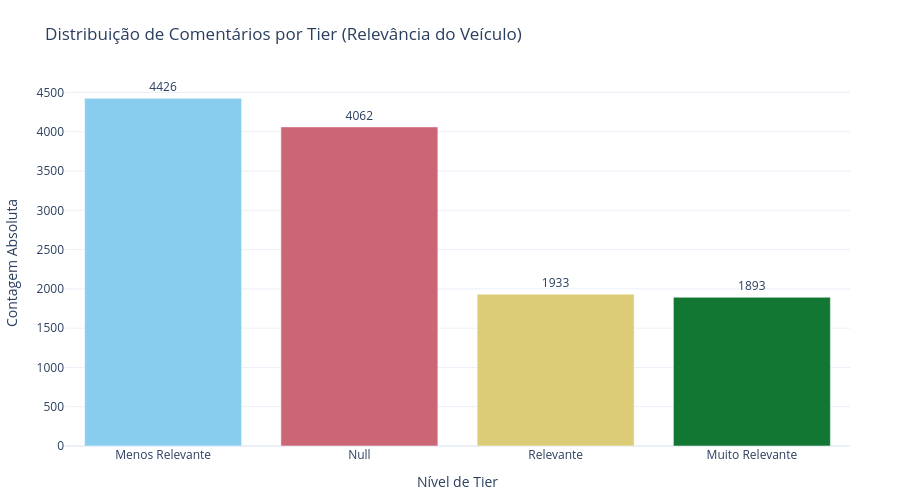

Write notebook code for a chart like this one.
### Code cell
def plot_distribuicao_tier(df_input: pd.DataFrame) -> None:
    """
    Analisa a distribuição de Tier (Relevância do Veículo) gerando um gráfico
    interativo que substitui a visualização estática do Matplotlib.
    """
    
    # 1. Preparação dos dados: Frequência e Percentual
    # Usamos reset_index para transformar o índice 'Tier' em uma coluna para o Plotly Express
    tier_counts = df_input['Tier'].value_counts(dropna=False).reset_index()
    tier_counts.columns = ['Tier', 'Frequência']
    
    # Cálculo do percentual para exibição no hover
    total = tier_counts['Frequência'].sum()
    tier_counts['Percentual'] = (tier_counts['Frequência'] / total * 100).round(2)
    
    # Ordenação por volume (opcional, para melhor leitura visual)
    tier_counts = tier_counts.sort_values(by='Frequência', ascending=False)

    # 2. Criação do Gráfico Dinâmico com o alias 'px'
    fig = px.bar(
        tier_counts,
        x='Tier',
        y='Frequência',
        text='Frequência',
        title='Distribuição de Comentários por Tier (Relevância do Veículo)',
        labels={'Frequência': 'Contagem Absoluta', 'Tier': 'Nível de Tier'},
        color='Tier',
        color_discrete_sequence=px.colors.qualitative.Safe,
        hover_data={'Percentual': True}
    )

    # 3. Refinamento de Interatividade (Hover personalizado)
    fig.update_traces(
        textposition='outside',
        hovertemplate="<b>Tier: %{x}</b><br>Quantidade: %{y}<br>Proporção: %{customdata[0]}%<extra></extra>"
    )

    # 4. Ajustes de Layout
    fig.update_layout(
        template="plotly_white",
        xaxis={'type': 'category'}, # Garante que Tiers numéricos não sejam tratados como escala contínua
        showlegend=False,
        height=500,
        margin=dict(l=50, r=50, t=80, b=50)
    )

    fig.show()

# --- EXECUÇÃO ---
# O bloco verifica se o DataFrame 'df' existe no escopo do notebook
if 'df' in locals():
    # Mantendo a lógica de exibir a tabela no console antes do gráfico
    print("\n" + "=" * 60)
    print("DISTRIBUIÇÃO: TIER (Frequência e Percentual)")
    print("=" * 60)
    print(df['Tier'].value_counts(dropna=False, normalize=True).map('{:.2%}'.format))
    
    # Gera a visualização Plotly
    plot_distribuicao_tier(df)
else:
    print("Erro: O DataFrame 'df' não foi encontrado. Certifique-se de rodar as células de carregamento de dados.")

### Figure 1 — Plotly figure (JSON) as saved in the notebook; plotly's stock layout.template omitted (floating-point values rounded to 4 significant figures)
{"data": [{"alignmentgroup": "True", "customdata": [[35.93]], "hovertemplate": "<b>Tier: %{x}</b><br>Quantidade: %{y}<br>Proporção: %{customdata[0]}%<extra></extra>", "legendgroup": "Menos Relevante", "marker": {"color": "rgb(136, 204, 238)", "pattern": {"shape": ""}}, "name": "Menos Relevante", "offsetgroup": "Menos Relevante", "orientation": "v", "showlegend": true, "text": [4426], "textposition": "outside", "type": "bar", "x": ["Menos Relevante"], "xaxis": "x", "y": [4426], "yaxis": "y"}, {"alignmentgroup": "True", "customdata": [[32.98]], "hovertemplate": "<b>Tier: %{x}</b><br>Quantidade: %{y}<br>Proporção: %{customdata[0]}%<extra></extra>", "legendgroup": "Null", "marker": {"color": "rgb(204, 102, 119)", "pattern": {"shape": ""}}, "name": "Null", "offsetgroup": "Null", "orientation": "v", "showlegend": true, "text": [4062], "textposition": "outside", "type": "bar", "x": ["Null"], "xaxis": "x", "y": [4062], "yaxis": "y"}, {"alignmentgroup": "True", "customdata": [[15.69]], "hovertemplate": "<b>Tier: %{x}</b><br>Quantidade: %{y}<br>Proporção: %{customdata[0]}%<extra></extra>", "legendgroup": "Relevante", "marker": {"color": "rgb(221, 204, 119)", "pattern": {"shape": ""}}, "name": "Relevante", "offsetgroup": "Relevante", "orientation": "v", "showlegend": true, "text": [1933], "textposition": "outside", "type": "bar", "x": ["Relevante"], "xaxis": "x", "y": [1933], "yaxis": "y"}, {"alignmentgroup": "True", "customdata": [[15.37]], "hovertemplate": "<b>Tier: %{x}</b><br>Quantidade: %{y}<br>Proporção: %{customdata[0]}%<extra></extra>", "legendgroup": "Muito Relevante", "marker": {"color": "rgb(17, 119, 51)", "pattern": {"shape": ""}}, "name": "Muito Relevante", "offsetgroup": "Muito Relevante", "orientation": "v", "showlegend": true, "text": [1893], "textposition": "outside", "type": "bar", "x": ["Muito Relevante"], "xaxis": "x", "y": [1893], "yaxis": "y"}], "layout": {"barmode": "relative", "height": 500, "legend": {"title": {"text": "Nível de Tier"}, "tracegroupgap": 0}, "margin": {"b": 50, "l": 50, "r": 50, "t": 80}, "showlegend": false, "title": {"text": "Distribuição de Comentários por Tier (Relevância do Veículo)"}, "xaxis": {"anchor": "y", "categoryarray": ["Menos Relevante", "Null", "Relevante", "Muito Relevante", null], "categoryorder": "array", "domain": [0, 1], "title": {"text": "Nível de Tier"}, "type": "category"}, "yaxis": {"anchor": "x", "domain": [0, 1], "title": {"text": "Contagem Absoluta"}}}}
